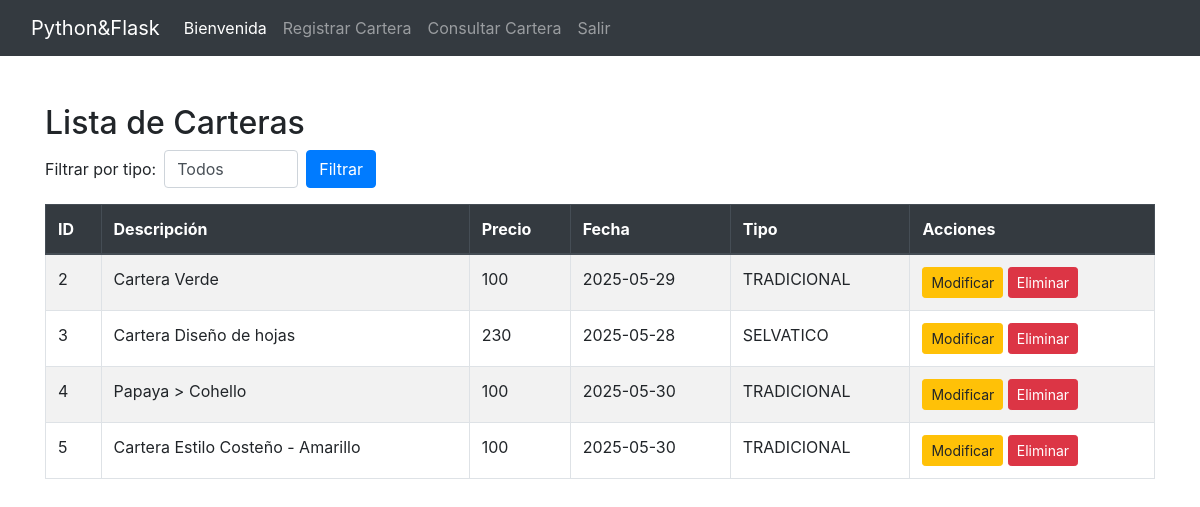
/consultar-carteras (signed in), run on the app's committed database.
### tables this page shows
CREATE TABLE CARTERA (
        CODCAR INTEGER PRIMARY KEY AUTOINCREMENT,
        DESCRIPCAR TEXT NOT NULL,
        PRECIOCAR TEXT NOT NULL,
        FECHACAR TEXT NOT NULL,
        CODTIPCAR INTEGER NOT NULL,
        FOREIGN KEY (CODTIPCAR) REFERENCES TIPOCARTERA(CODTIPCAR) ON DELETE RESTRICT ON UPDATE RESTRICT
    );

CREATE TABLE TIPOCARTERA (
        CODTIPCAR INTEGER PRIMARY KEY AUTOINCREMENT,
        NOMBTIPCAR TEXT NOT NULL
    );

### app.py (the view)
@app.route('/consultar-carteras')
def consultar_carteras():
    if 'logueado' in session:
        tipo_filtro = request.args.get('tipoFiltro', default='', type=str)
        conn = get_db_connection()
        cur = conn.cursor()
        cur.execute('SELECT * FROM TIPOCARTERA')
        tipos = cur.fetchall()
        if tipo_filtro and tipo_filtro.isdigit():
            cur.execute('''
                SELECT C.CODCAR, C.DESCRIPCAR, C.PRECIOCAR, C.FECHACAR,
                       C.CODTIPCAR, T.NOMBTIPCAR
                FROM CARTERA C
                JOIN TIPOCARTERA T ON C.CODTIPCAR = T.CODTIPCAR
                WHERE C.CODTIPCAR = ?
                ORDER BY C.CODCAR
            ''', (tipo_filtro,))
        else:
            cur.execute('''
                SELECT C.CODCAR, C.DESCRIPCAR, C.PRECIOCAR, C.FECHACAR,
                       C.CODTIPCAR, T.NOMBTIPCAR
                FROM CARTERA C
                JOIN TIPOCARTERA T ON C.CODTIPCAR = T.CODTIPCAR
                ORDER BY C.CODCAR
            ''')
        carteras = cur.fetchall()
        conn.close()
        return render_template('ConsultarCartera.html', carteras=carteras, tipos=tipos, tipoFiltro=int(tipo_filtro) if tipo_filtro.isdigit() else '')
    else:
        return redirect('/')

### app.py (called while the page is built)
def get_db_connection():
    conn = sqlite3.connect('bd02.db')
    conn.row_factory = sqlite3.Row
    return conn

### templates/ConsultarCartera.html (shortened to what this page needs)
{% include 'navegation2.html' %}
<link
  rel="stylesheet"
  href="https://stackpath.bootstrapcdn.com/bootstrap/4.5.2/css/bootstrap.min.css"
/>
<div class="container mt-5">
  <h2>Lista de Carteras</h2>
  <form method="GET" action="/consultar-carteras" class="form-inline mb-3">
    <label for="tipoFiltro" class="mr-2">Filtrar por tipo:</label>
    <select name="tipoFiltro" id="tipoFiltro" class="form-control mr-2">
      <option value="">Todos</option>
    </select>
    <button type="submit" class="btn btn-primary">Filtrar</button>
  </form>
  <table class="table table-bordered table-striped mt-3">
    <thead class="thead-dark">
      <tr>
        <th>ID</th>
        <th>Descripción</th>
        <th>Precio</th>
        <th>Fecha</th>
        <th>Tipo</th>
        <th>Acciones</th>
      </tr>
    </thead>
    <tbody>
      {% for cartera in carteras %}
      <tr>
        <td>{{ cartera['CODCAR'] }}</td>
        <td>{{ cartera['DESCRIPCAR'] }}</td>
        <td>{{ cartera['PRECIOCAR'] }}</td>
        <td>{{ cartera['FECHACAR'] }}</td>
        <td>{{ cartera['NOMBTIPCAR'] }}</td>
        <td>
          <a
            href="/editar-cartera/{{ cartera['CODCAR'] }}"
            class="btn btn-warning btn-sm"
            >Modificar</a
          >
          <a
            href="/eliminar-cartera/{{ cartera['CODCAR'] }}"
            class="btn btn-danger btn-sm"
            onclick="return confirm('¿Estás seguro de eliminar esta cartera?');"
            >Eliminar</a
          >
        </td>
      </tr>
      {% endfor %}
    </tbody>
  </table>
</div>

### templates/navegation2.html (shortened to what this page needs)
<!DOCTYPE html>
<html lang="en">
  <head>
    <link
      href="https://cdn.jsdelivr.net/npm/bootstrap@5.3.0-alpha3/dist/css/bootstrap.min.css"
      rel="stylesheet"
    />
  </head>
  <body>
    <nav class="navbar navbar-expand-lg navbar navbar-dark bg-dark">
      <div class="container-fluid">
        <a class="navbar-brand" href="#">Python&Flask</a>
        <div class="collapse navbar-collapse" id="navbarText">
          <ul class="navbar-nav me-auto mb-2 mb-lg-0">
            <li class="nav-item">
              <a class="nav-link active" aria-current="page" href="/bienvenida"
                >Bienvenida</a
              >
            </li>
            <li class="nav-item">
              <a class="nav-link" href="/registrar-cartera"
                >Registrar Cartera</a
              >
            </li>
            <li class="nav-item">
              <a class="nav-link" href="/consultar-carteras"
                >Consultar Cartera</a
              >
            </li>
            <li class="nav-item">
              <a class="nav-link" href="/logout">Salir</a>
            </li>
          </ul>
        </div>
      </div>
    </nav>
  </body>
</html>

### data on the page
CARTERA: CODCAR "2", DESCRIPCAR "Cartera Verde", PRECIOCAR "100", FECHACAR "2025-05-29", NOMBTIPCAR "TRADICIONAL"
CARTERA: CODCAR "3", DESCRIPCAR "Cartera Diseño de hojas", PRECIOCAR "230", FECHACAR "2025-05-28", NOMBTIPCAR "SELVATICO"
CARTERA: CODCAR "4", DESCRIPCAR "Papaya > Cohello", PRECIOCAR "100", FECHACAR "2025-05-30", NOMBTIPCAR "TRADICIONAL"
CARTERA: CODCAR "5", DESCRIPCAR "Cartera Estilo Costeño - Amarillo", PRECIOCAR "100", FECHACAR "2025-05-30", NOMBTIPCAR "TRADICIONAL"
